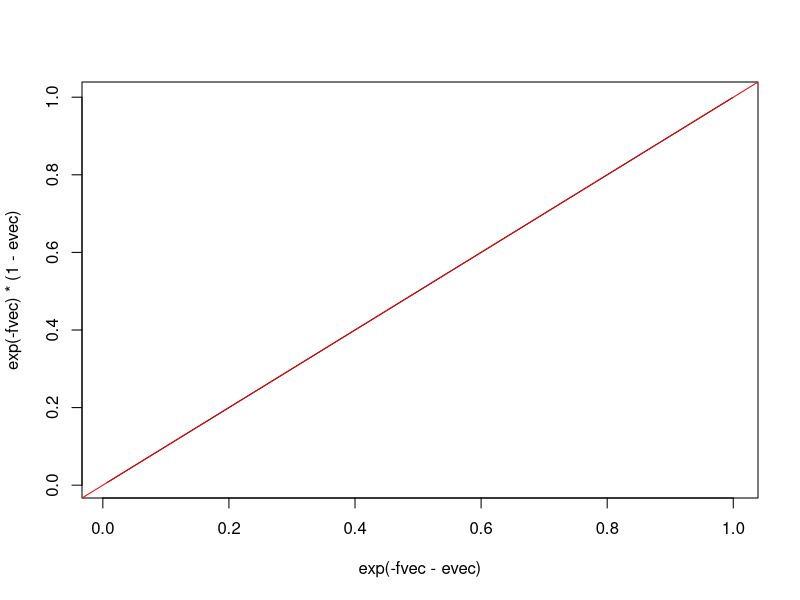

Source code (R):
####
##  Minimum coefficient of variation for log-concave distribution on R+
####

CoV <- function(fvec, naive = FALSE) {
  if (naive) {
    ys <- sample(xs, size = 1e5, replace = TRUE, prob = exp(-fvec))
    return(mean(ys)/sd(ys))
  }
  e1 <- sum(xs * exp(-fvec))/sum(exp(-fvec))
  e2 <- sum(xs^2 * exp(-fvec))/sum(exp(-fvec))
  e1/sqrt(e2 - e1^2)
}

ef <- function(fvec) {
  sum(xs * exp(-fvec))/sum(exp(-fvec))
}
e2f <- function(fvec) {
  sum(xs^2 * exp(-fvec))/sum(exp(-fvec))
}
varf <- function(fvec) {
  e1 <- sum(xs * exp(-fvec))/sum(exp(-fvec))
  e2 <- sum(xs^2 * exp(-fvec))/sum(exp(-fvec))
  e2 - e1^2  
}
d_varf <- function(fvec, evec, naive = FALSE) {
  if (naive) {
    return(varf(fvec + evec) - varf(fvec))
  }
  e1 <- ef(fvec); e2 <- e2f(fvec)
  -sum(evec * (xs^2 - 2*xs * e1) * exp(-fvec))/sum(exp(-fvec))
}



check_convex <- function(fvec) {
  diffs <- fvec[c(-1, -2)] + fvec[c(-(reso-1), -reso)] - 2 * fvec[c(-1, -reso)]
  min(diffs) >= -1e-10
}

reso <- 1e4
xs <- 1:reso/reso

fvec <- 5 * xs

CoV(5 * xs, TRUE)
CoV(5 * xs)
CoV(10 * xs, TRUE)

evec <- 0.01 * xs

varf(fvec)
varf(fvec + evec)
d_varf(fvec, evec, TRUE)
d_varf(fvec, evec)

plot(exp(-fvec-evec), exp(-fvec)*(1-evec), type = "l")
abline(0, 1, col = "red")

